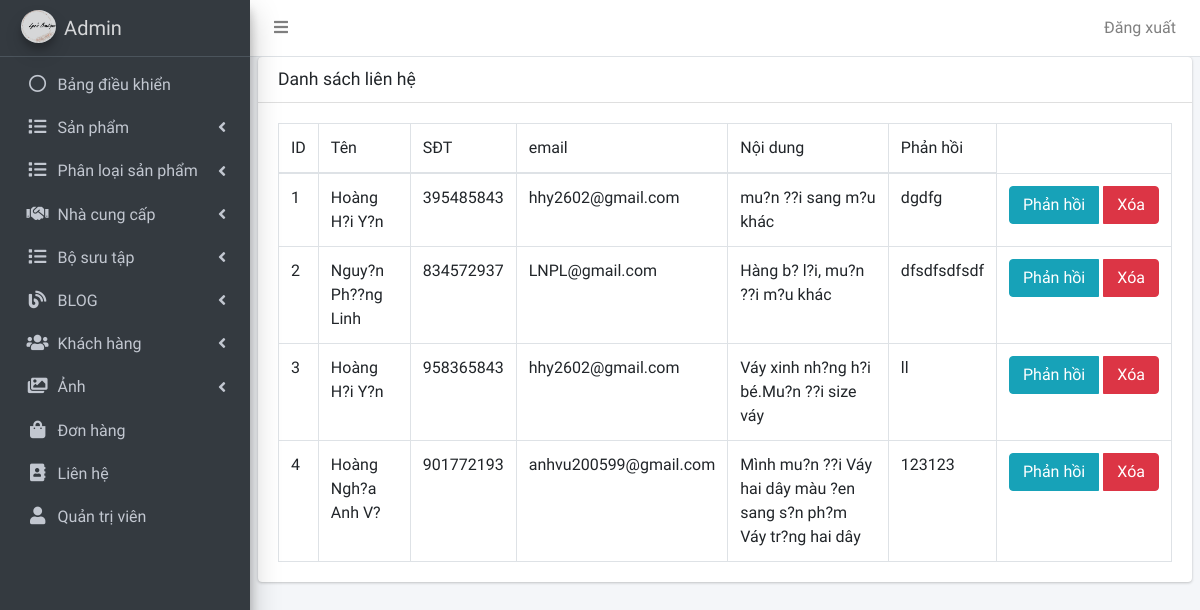
Page /admin/lien_he/danh_sach.php (signed in) on the earlier database version.
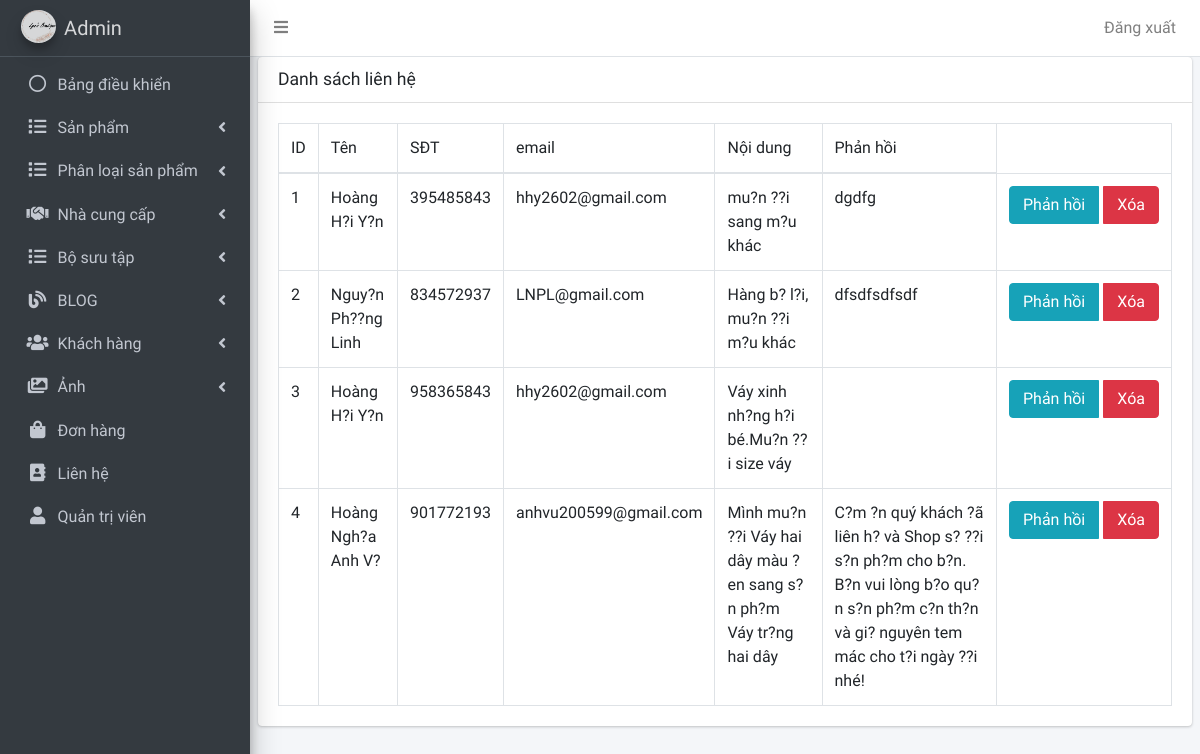
Same page on the later database version.
### tables this page shows
CREATE TABLE `tbl_lien_he` (
  `id_lien_he` int(11) NOT NULL,
  `ten` varchar(50) NOT NULL,
  `sdt` int(20) NOT NULL,
  `email` varchar(100) NOT NULL,
  `noi_dung` text NOT NULL,
  `phan_hoi` text DEFAULT NULL
);

### admin/lien_he/danh_sach.php (the view, shortened to what this page needs)
<!DOCTYPE html>
<html>
<head>
  	<?php include('../includes/head.php') ?>
</head>
<body class="hold-transition sidebar-mini layout-fixed">
<div class="wrapper">
	<?php include('../includes/header.php') ?>
	<?php include('../includes/sidebar.php') ?>
	<?php include('../includes/ket_noi.php') ?>
	<div class="content-wrapper">
		<section class="content">
			<div class="card">
				<div class="card-header">
					<h3 class="card-title">Danh sách liên hệ</h3>
				</div>
				<div class="card-body">
					<table class="table table-bordered contact-table">
						<thead>
						<tr>
						 	<td>ID</td>
							<td>Tên</td>
							<td>SĐT</td>
							<td>email</td>
							<td>Nội dung</td>
							<td>Phản hồi</td>
						</tr>
						</thead>
						<tbody>
							<?php
							$sql = "
								SELECT *
								FROM tbl_lien_he
								ORDER BY id_lien_he
							";
							$lien_he = mysqli_query($ket_noi, $sql);
							while ($row = mysqli_fetch_array($lien_he)) {
							?>
						    <tr>
						     	<td>
									<?php echo $row["id_lien_he"];?>
								</td>
								<td>
									<?php echo $row["ten"];?>
								</td>
								<td>
									<?php echo $row["sdt"];?>
								</td>
								<td>
									<?php echo $row["email"];?>
								</td>
								<td>
									<?php echo $row["noi_dung"];?>
								</td>
								<td>
									<?php echo $row["phan_hoi"];?>
								</td>
								<td>
									<div class="btn-group" style="display: flex; gap: 5px; width: 150px">
									<a href="phan_hoi.php?id=<?php echo $row["id_lien_he"];?>" class="btn btn-info">Phản hồi</a>
									<a href="xoa.php?id=<?php echo $row["id_lien_he"];?>" class="btn btn-danger">Xóa</a>
									</div>
								</td>
						    </tr>
						<?php } ?>
						</tbody>
					</table>
				</div>
            </div>
		</section>
		</div>
	</div>
</body>
</html>

Differences in the rows shown:
changed tbl_lien_he "Váy xinh nh?ng h?i bé.Mu?n ??i size váy": phan_hoi "ll" → (not shown)
changed tbl_lien_he "Hoàng Ngh?a Anh V?": phan_hoi "123123" → "C?m ?n quý khách ?ã liên h? và Shop s? ??i s?n ph?m cho b?n. B?n vui lòng b?o qu?n s?n ph?m c?n th?n và gi? nguyên tem mác cho t?i ngày ??i nhé!"
